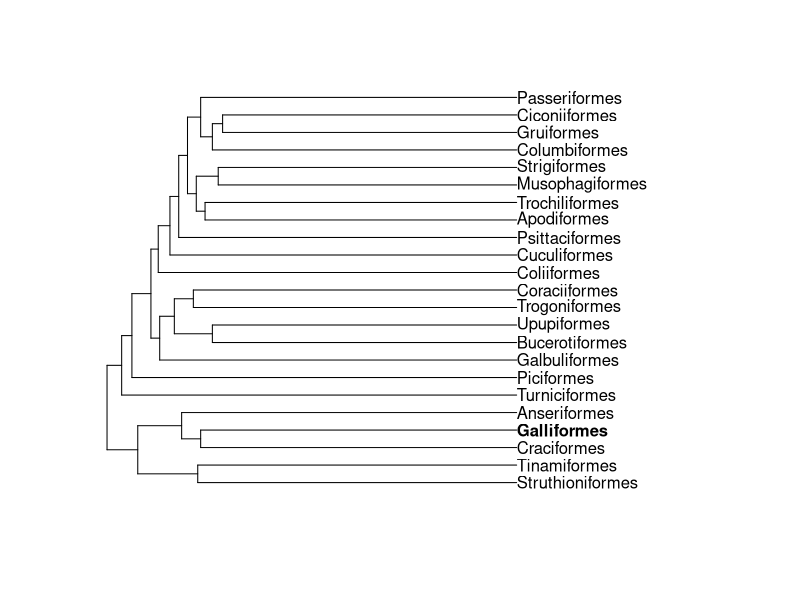
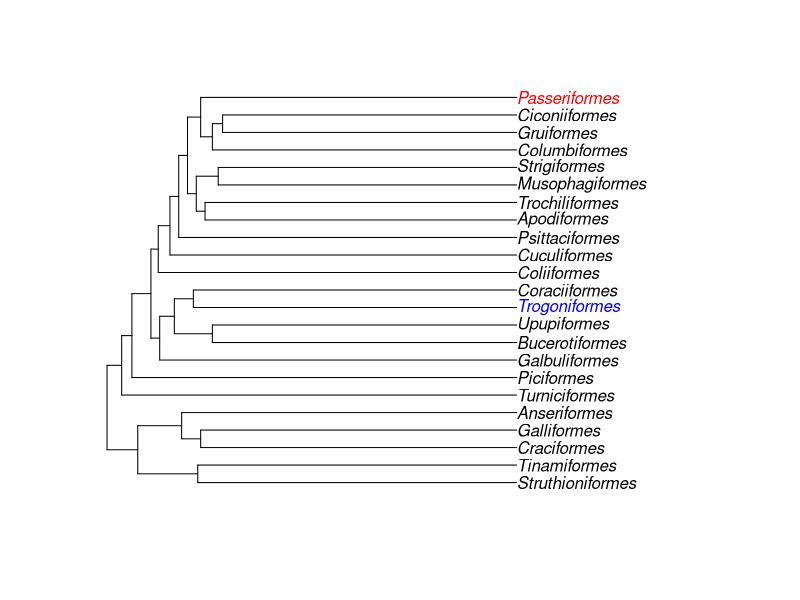
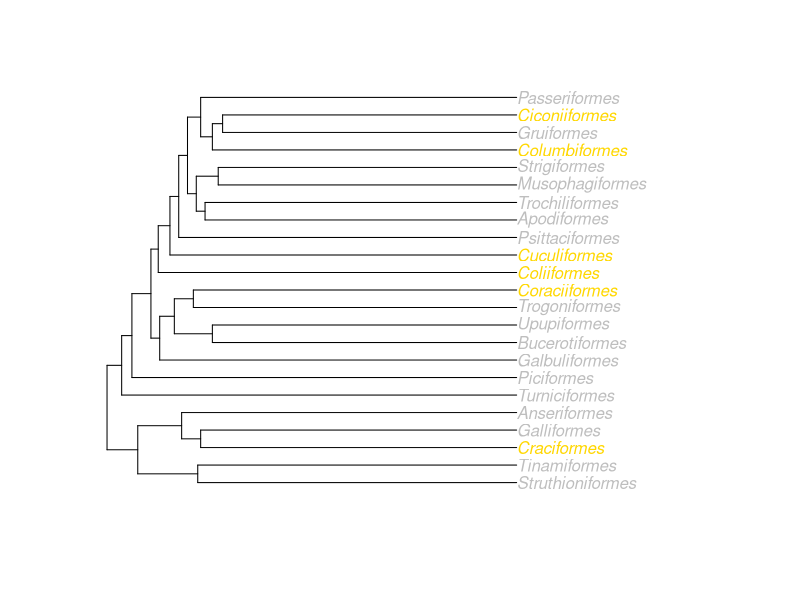

Write the R code that produced these figures, in order.
library(ape)


### Name: def
### Title: Definition of Vectors for Plotting or Annotating
### Aliases: def
### Keywords: manip

### ** Examples

data(bird.orders)
a <- def(bird.orders$tip.label, Galliformes = 2)
str(a) # numeric
plot(bird.orders, font = a)
co <- def(bird.orders$tip.label, Passeriformes = "red", Trogoniformes = "blue")
str(co) # character
plot(bird.orders, tip.color = co)
### use of a regexp (so we need to quote it) to colour all orders
### with names starting with "C" (and change the default):
co2 <- def(bird.orders$tip.label, "^C" = "gold", default = "grey", regexp = TRUE)
plot(bird.orders, tip.color = co2)
